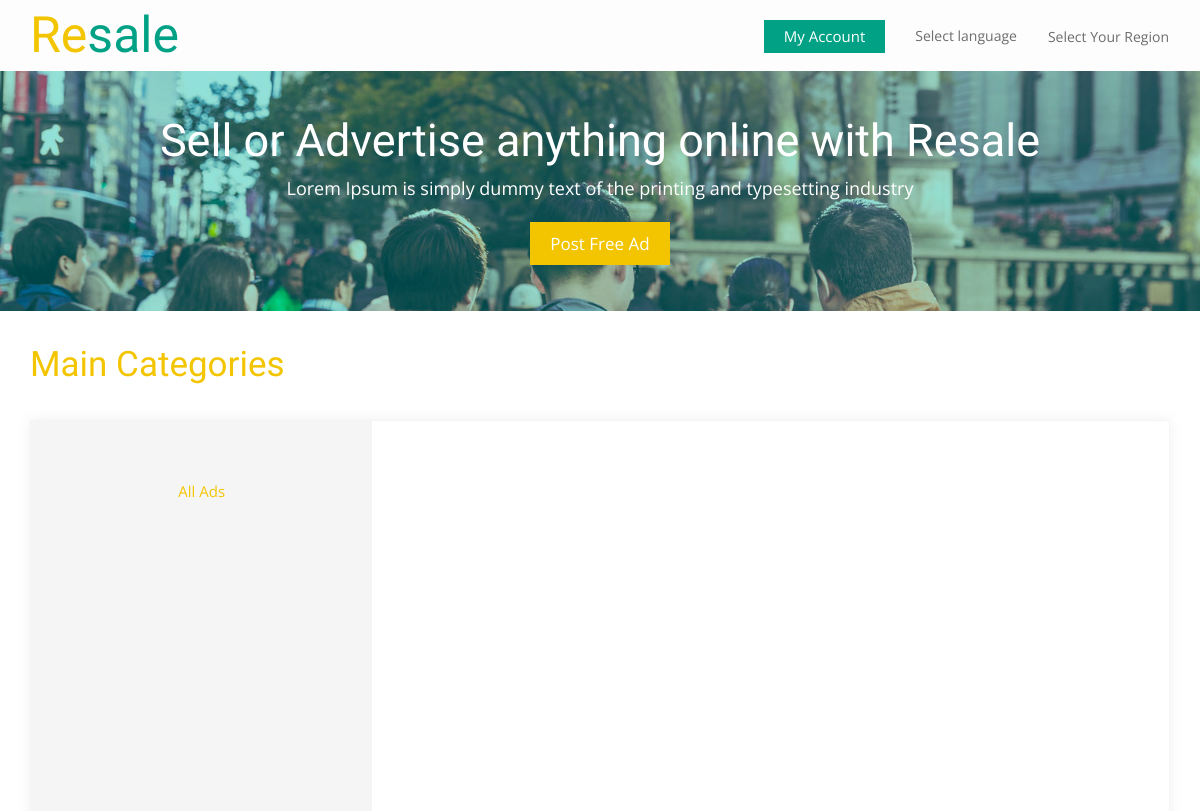
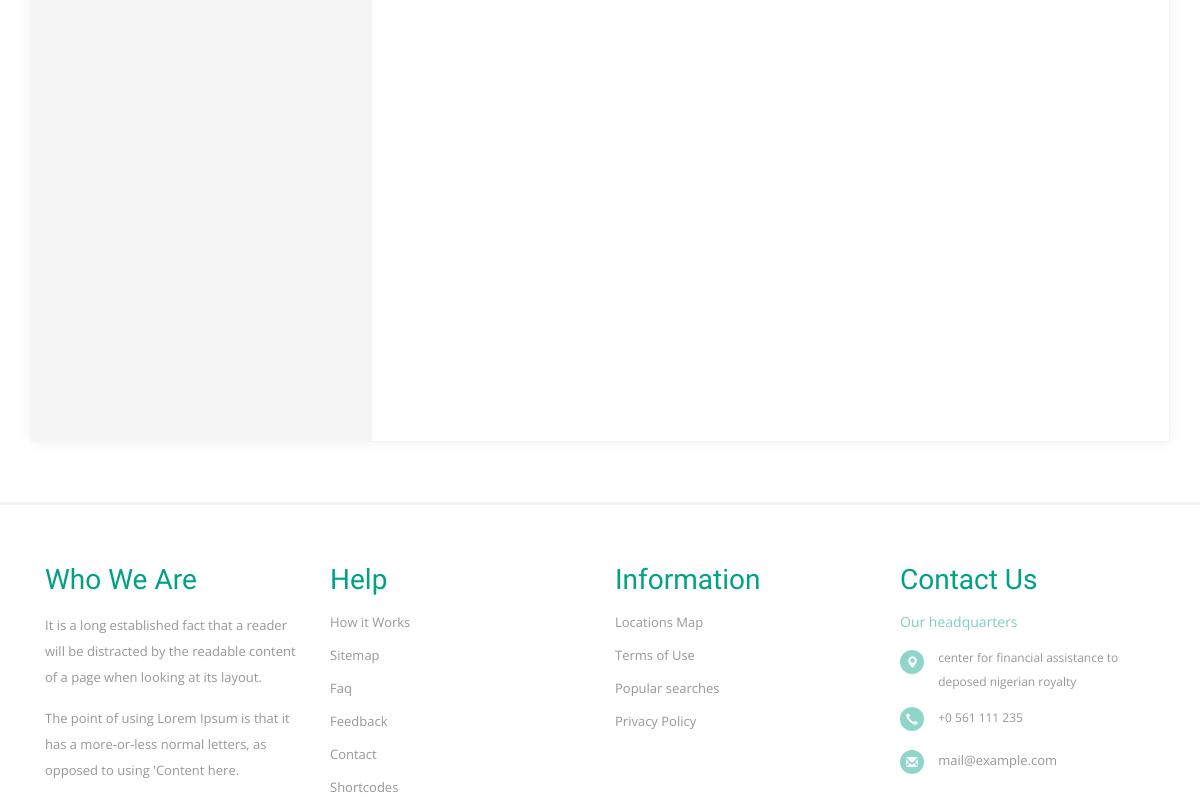
The page /ad/categories (upper part) on the database as committed earlier (2 pictures, top to bottom).
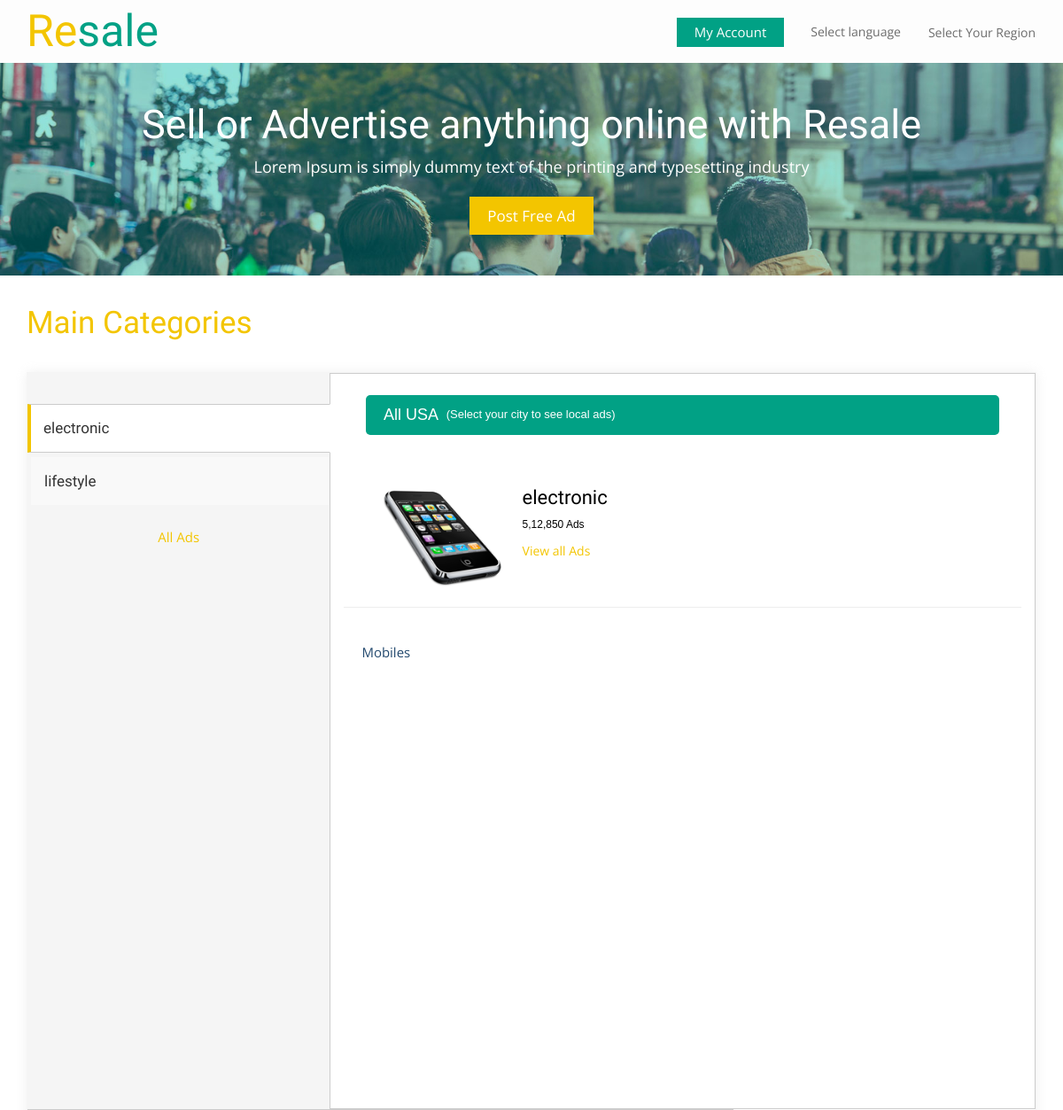
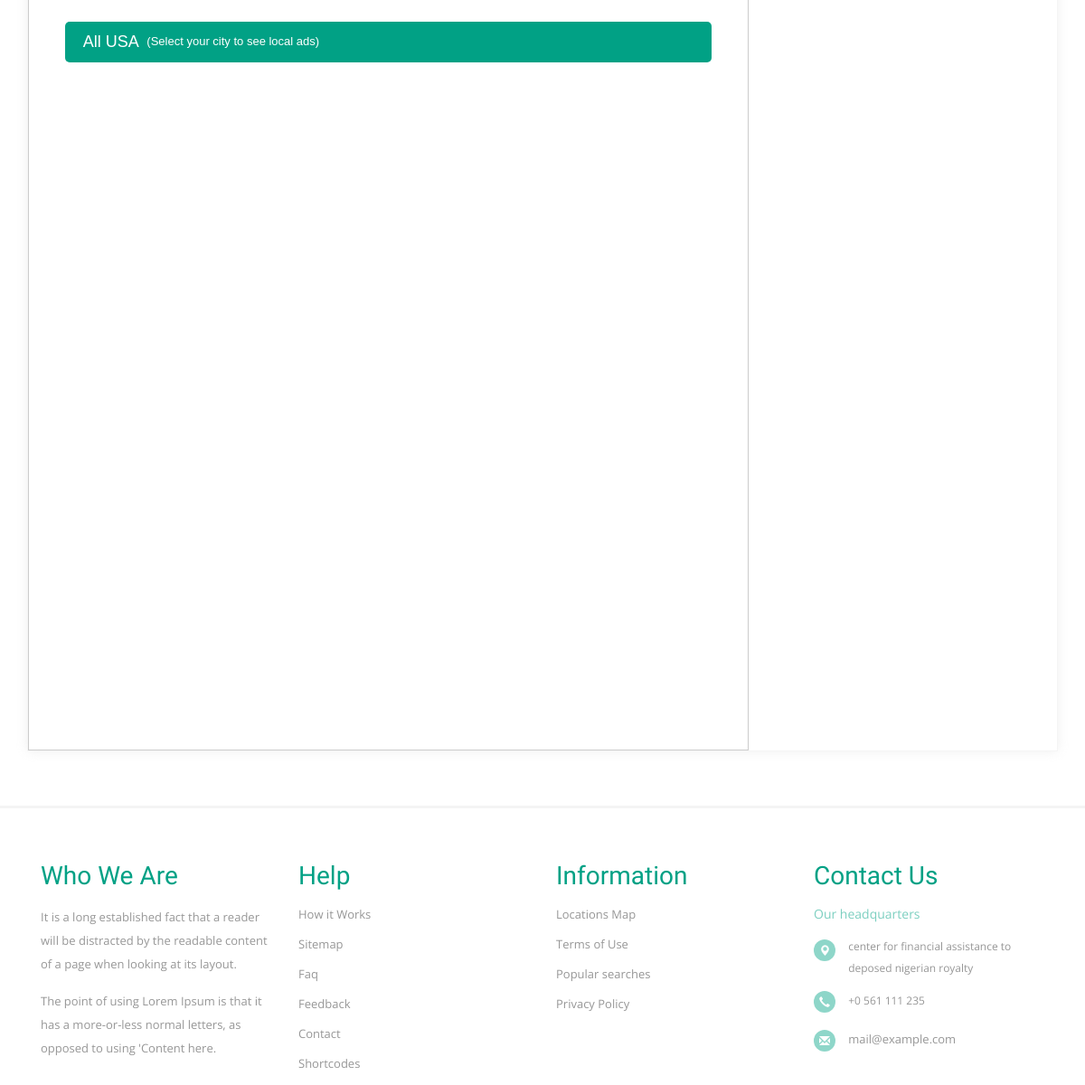
The same page on the database as committed later (2 pictures, top to bottom).
### ad/models.py (models this page shows)
class Category(models.Model):
    name = models.CharField(max_length=50)
    main_category = models.ForeignKey('self',limit_choices_to={'main_category':None},related_name='maincategory', on_delete=models.CASCADE, blank=True, null=True)
    def __str__(self):
        return self.name

### ad/views.py (the view)
# urls.py: path('categories', views.all_categories, name='all_categories'),
def all_categories(request):
    all_category = Category.objects.filter(main_category=None)
    return render(request,'ad/all-categories.html',{'all_category':all_category})

### ad/templates/ad/all-categories.html (shortened to what this page needs)
 {% extends "base.html" %} {% block body%}
<div class="banner text-center">
    <div class="container">
        <h1>Sell or Advertise <span class="segment-heading">    anything online </span> with Resale</h1>
        <p>Lorem Ipsum is simply dummy text of the printing and typesetting industry</p>
        <a href="post-ad.html">Post Free Ad</a>
    </div>
</div>
<div class="categories-section main-grid-border">
    <div class="container">
        <h2 class="head">Main Categories</h2>
        <div class="category-list">
            <div id="parentVerticalTab">
                <ul class="resp-tabs-list hor_1">
                    {% for category in all_category %}
                    <li>{{category}}</li>
                    {% endfor %}
                    <a href="all-classifieds.html">All Ads</a>
                </ul>
                {% for category in all_category %}
                <div class="resp-tabs-container hor_1">
                    <span class="active total" style="display:block;" data-toggle="modal" data-target="#myModal"><strong>All USA</strong> (Select your city to see local ads)</span>
                    <div>
                        <div class="category">
                            <div class="category-img">
                                <img src="images/cat1.png" title="image" alt="" />
                            </div>
                            <div class="category-info">
                                <h4>{{category}}</h4>
                                <span>5,12,850 Ads</span>
                                <a href="all-classifieds.html">View all Ads</a>
                            </div>
                            <div class="clearfix"></div>
                        </div>
                        <div class="sub-categories">
                            <ul>
                                {% for sup_category in category.maincategory.all %}
                                <li><a href="mobiles.html">{{sup_category}}</a></li>
                                {% endfor %}
                                <div class="clearfix"></div>
                            </ul>
                        </div>
                    </div>
                </div>
                {% endfor %}
                <div class="clearfix"></div>
            </div>
        </div>
    </div>
</div>
{% endblock body %}

Rows that differ between the two databases and show on the page:
added Category: name "electronic"
added Category: name "lifestyle"
added Category: name "Mobiles", shown under "electronic"
